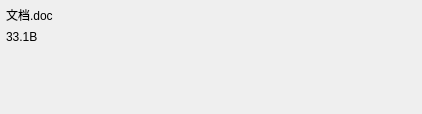
<?xml version="1.0" encoding="UTF-8"?>
<ui version="4.0">
 <class>FileMsgWidget</class>
 <widget class="QWidget" name="FileMsgWidget">
  <property name="geometry">
   <rect>
    <x>0</x>
    <y>0</y>
    <width>422</width>
    <height>114</height>
   </rect>
  </property>
  <property name="windowTitle">
   <string>Form</string>
  </property>
  <layout class="QHBoxLayout" name="horizontalLayout">
   <property name="leftMargin">
    <number>6</number>
   </property>
   <property name="topMargin">
    <number>6</number>
   </property>
   <property name="rightMargin">
    <number>6</number>
   </property>
   <property name="bottomMargin">
    <number>6</number>
   </property>
   <item>
    <widget class="QWidget" name="fileInfoWidget" native="true">
     <layout class="QVBoxLayout" name="verticalLayout">
      <property name="leftMargin">
       <number>0</number>
      </property>
      <property name="topMargin">
       <number>0</number>
      </property>
      <property name="rightMargin">
       <number>0</number>
      </property>
      <property name="bottomMargin">
       <number>0</number>
      </property>
      <item>
       <widget class="QLabel" name="fileNameLabel">
        <property name="text">
         <string>文档.doc</string>
        </property>
       </widget>
      </item>
      <item>
       <widget class="QLabel" name="fileSizeLabel">
        <property name="text">
         <string>33.1B</string>
        </property>
       </widget>
      </item>
      <item>
       <spacer name="verticalSpacer">
        <property name="orientation">
         <enum>Qt::Orientation::Vertical</enum>
        </property>
        <property name="sizeHint" stdset="0">
         <size>
          <width>20</width>
          <height>40</height>
         </size>
        </property>
       </spacer>
      </item>
     </layout>
    </widget>
   </item>
   <item>
    <widget class="QWidget" name="fileIconWidget" native="true">
     <property name="maximumSize">
      <size>
       <width>16777215</width>
       <height>16777215</height>
      </size>
     </property>
     <layout class="QVBoxLayout" name="verticalLayout_2">
      <property name="leftMargin">
       <number>0</number>
      </property>
      <property name="topMargin">
       <number>0</number>
      </property>
      <property name="rightMargin">
       <number>0</number>
      </property>
      <property name="bottomMargin">
       <number>0</number>
      </property>
      <item>
       <widget class="QLabel" name="fileIconLabel">
        <property name="text">
         <string/>
        </property>
       </widget>
      </item>
      <item>
       <spacer name="verticalSpacer_2">
        <property name="orientation">
         <enum>Qt::Orientation::Vertical</enum>
        </property>
        <property name="sizeType">
         <enum>QSizePolicy::Policy::Expanding</enum>
        </property>
        <property name="sizeHint" stdset="0">
         <size>
          <width>20</width>
          <height>20</height>
         </size>
        </property>
       </spacer>
      </item>
     </layout>
    </widget>
   </item>
  </layout>
 </widget>
 <resources/>
 <connections/>
</ui>
